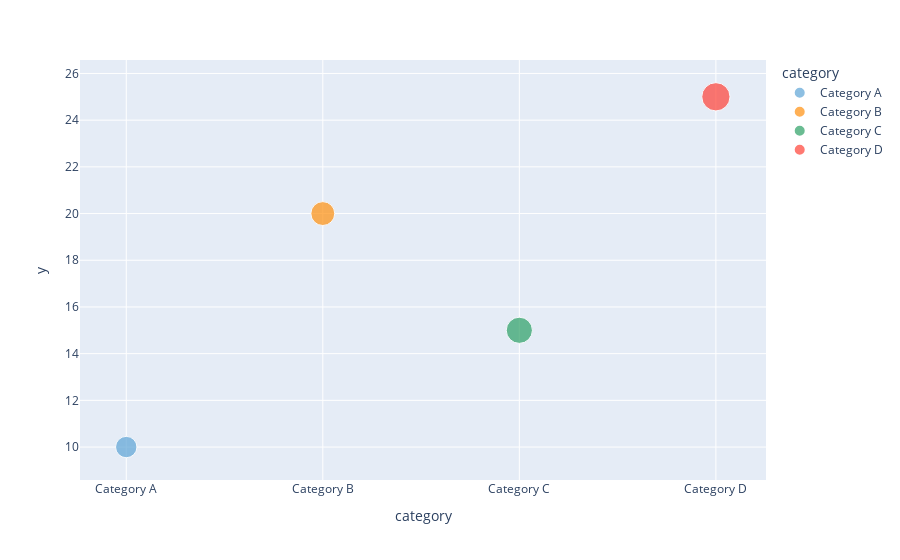

This figure's notebook cell:
### Markdown cell above
# Categorical Bubble Chart

### Code cell
# Create a DataFrame
df = pd.DataFrame(
    {
        "category": ["Category A", "Category B", "Category C", "Category D"],
        "y": [10, 20, 15, 25],
        "size": [40, 50, 60, 70],
    }
)

# Create categorical bubble chart
fig = px.scatter(
    df,
    x="category",
    y="y",
    size="size",
    color="category",
    color_discrete_sequence=[
        "rgb(93, 164, 214)",
        "rgb(255, 144, 14)",
        "rgb(44, 160, 101)",
        "rgb(255, 65, 54)",
    ],
)

fig.show()

### Figure 1 — Plotly figure (JSON) as saved in the notebook; plotly's stock layout.template omitted (floating-point values rounded to 4 significant figures)
{"data": [{"hovertemplate": "category=%{x}<br>y=%{y}<br>size=%{marker.size}<extra></extra>", "legendgroup": "Category A", "marker": {"color": "rgb(93, 164, 214)", "size": [40], "sizemode": "area", "sizeref": 0.175, "symbol": "circle"}, "mode": "markers", "name": "Category A", "orientation": "v", "showlegend": true, "type": "scatter", "x": ["Category A"], "xaxis": "x", "y": [10], "yaxis": "y"}, {"hovertemplate": "category=%{x}<br>y=%{y}<br>size=%{marker.size}<extra></extra>", "legendgroup": "Category B", "marker": {"color": "rgb(255, 144, 14)", "size": [50], "sizemode": "area", "sizeref": 0.175, "symbol": "circle"}, "mode": "markers", "name": "Category B", "orientation": "v", "showlegend": true, "type": "scatter", "x": ["Category B"], "xaxis": "x", "y": [20], "yaxis": "y"}, {"hovertemplate": "category=%{x}<br>y=%{y}<br>size=%{marker.size}<extra></extra>", "legendgroup": "Category C", "marker": {"color": "rgb(44, 160, 101)", "size": [60], "sizemode": "area", "sizeref": 0.175, "symbol": "circle"}, "mode": "markers", "name": "Category C", "orientation": "v", "showlegend": true, "type": "scatter", "x": ["Category C"], "xaxis": "x", "y": [15], "yaxis": "y"}, {"hovertemplate": "category=%{x}<br>y=%{y}<br>size=%{marker.size}<extra></extra>", "legendgroup": "Category D", "marker": {"color": "rgb(255, 65, 54)", "size": [70], "sizemode": "area", "sizeref": 0.175, "symbol": "circle"}, "mode": "markers", "name": "Category D", "orientation": "v", "showlegend": true, "type": "scatter", "x": ["Category D"], "xaxis": "x", "y": [25], "yaxis": "y"}], "layout": {"legend": {"itemsizing": "constant", "title": {"text": "category"}, "tracegroupgap": 0}, "margin": {"t": 60}, "xaxis": {"anchor": "y", "categoryarray": ["Category A", "Category B", "Category C", "Category D"], "categoryorder": "array", "domain": [0, 1], "title": {"text": "category"}}, "yaxis": {"anchor": "x", "domain": [0, 1], "title": {"text": "y"}}}}
